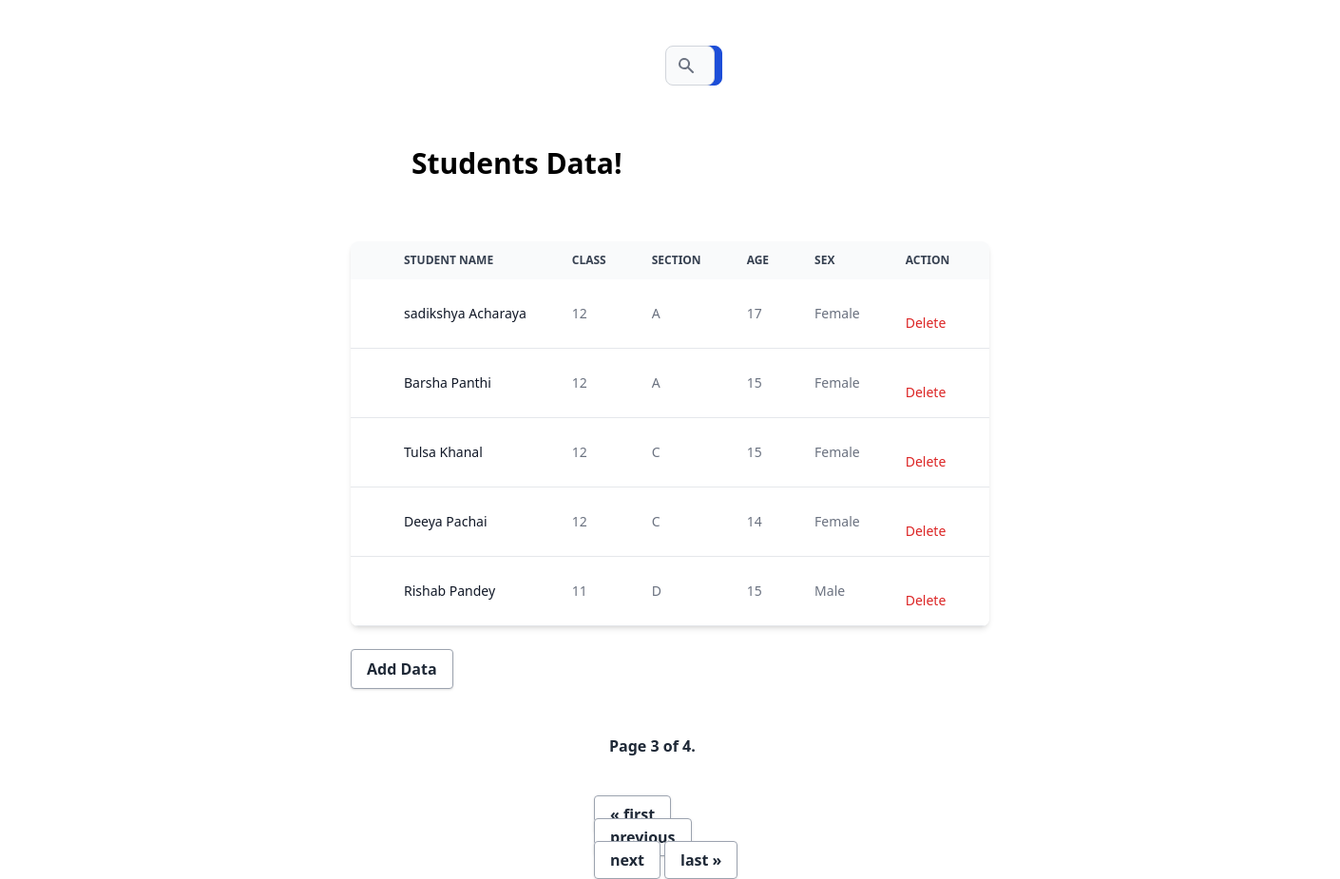
/?page=3, run on the app's committed database.
### myapp/models.py (models this page shows)
class Student(models.Model):
    Student_ID = models.AutoField(primary_key=True)
    Student_Name = models.CharField(max_length=100)
    Student_Class = models.IntegerField(choices=STUDENT_CLASS_CHOICE)
    Student_Age = models.IntegerField()
    Student_Section = models.CharField(max_length=20,choices=STUDENT_SECTION_CHOICE)
    Student_Sex = models.CharField(max_length=20,choices=STUDENT_SEX_CHOICE)

### myapp/views.py (the view)
# urls.py: path('',views.index, name='index'),
def index(request):
    students = Student.objects.all()
    paginator = Paginator(students, 5)
    page_number = request.GET.get('page')
    page_obj = paginator.get_page(page_number)
    return render(request, 'index.html', {'page_obj': page_obj})

### templates/index.html (shortened to what this page needs)
<!DOCTYPE html>
<html lang="en">
<head>
    <script src="https://cdn.tailwindcss.com"></script>
</head>
<body>
    <br><br>
    <form style="padding-left: 700px;padding-right:700px" class="flex items-center" action="{% url 'search' %}">
        <div class="relative w-full">
            <div class="flex absolute inset-y-0 left-0 items-center pl-3 pointer-events-none">
            </div>
            <input type="text" id="query"
                class="bg-gray-50 border border-gray-300 text-gray-900 text-sm rounded-lg focus:ring-blue-500 focus:border-blue-500 block w-full pl-10 p-2.5  dark:bg-gray-700 dark:border-gray-600 dark:placeholder-gray-400 dark:text-white dark:focus:ring-blue-500 dark:focus:border-blue-500"
                placeholder="Search" name="query">
        </div>
        <button type="submit"
            class="p-2.5 ml-2 text-sm font-medium text-white bg-blue-700 rounded-lg border border-blue-700 hover:bg-blue-800 focus:ring-4 focus:outline-none focus:ring-blue-300 dark:bg-blue-600 dark:hover:bg-blue-700 dark:focus:ring-blue-800"></button>
    </form>
    <div class="max-w-2xl mx-auto">
        <p class="font-bold text-3xl m-16 relative w-max one">
            <span>Students Data!</span>
        </p>
        <div class="w-full relative overflow-x-auto shadow-md sm:rounded-lg">
            <table class="w-full text-sm text-left text-gray-500 dark:text-gray-400">
                <thead class="text-xs text-gray-700 uppercase bg-gray-50 dark:bg-gray-700 dark:text-gray-400">
                    <tr>
                        <th scope="col" class="p-4">
                        </th>
                        <th scope="col" class="px-6 py-3">
                            Student Name
                        </th>
                        <th scope="col" class="px-6 py-3">
                            Class
                        </th>
                        <th scope="col" class="px-6 py-3">
                            Section
                        </th>
                        <th scope="col" class="px-6 py-3">
                            Age
                        </th>
                        <th scope="col" class="px-6 py-3">
                            Sex
                        </th>
                        <th scope="col" class="px-6 py-3">
                            Action
                        </th>
                    </tr>
                </thead>
                {% for std in page_obj %}
                <tbody>
                    <tr class="bg-white border-b dark:bg-gray-800 dark:border-gray-700 ">
                        <td class="w-4 p-4">
                        </td>
                        <th scope="row" class="px-6 py-4 font-medium text-gray-900 dark:text-white whitespace-nowrap">
                            {{std.Student_Name}}
                        </th>
                        <td class="px-6 py-4">
                            {{std.Student_Class}}
                        </td>
                        <td class="px-6 py-4">
                            {{std.Student_Section}}
                        </td>
                        <td class="px-6 py-4">
                            {{std.Student_Age}}
                        </td>
                        <td class="px-6 py-4">
                            {{std.Student_Sex}}
                        </td>
                        <td class="px-6 py-4">
                            <a class="text-white" href="edit/{{ std.Student_ID }}">Edit &nbsp</a>
                            <a class="text-red-600/100" href="deletestudent/{{ std.Student_ID }}">Delete</a>
                        </td>
                    </tr>
                </tbody>
                {% endfor %}
            </table>
        </div>
        <br>
        <button
            class="bg-white hover:bg-gray-100 text-gray-800 font-semibold py-2 px-4 border border-gray-400 rounded shadow">
            <a href="{% url 'adddata' %}">
                Add Data
            </a>
        </button>
    </div>
    <br><br>
    <div style="margin-left: 625px; margin-right: 625px;" class="pagination">
        <span class="step-links">
            <span class="bg-white text-gray-800 font-semibold py-2 px-4">
                Page {{ page_obj.number }} of {{ page_obj.paginator.num_pages }}.
            </span><br><br><br>
            {% if page_obj.has_previous %}
            <a class="bg-white hover:bg-gray-100 text-gray-800 font-semibold py-2 px-4 border border-gray-400 rounded shadow"
                href="?page=1">&laquo; first</a>
            <a class="bg-white hover:bg-gray-100 text-gray-800 font-semibold py-2 px-4 border border-gray-400 rounded shadow"
                href="?page={{ page_obj.previous_page_number }}">previous</a>
            {% endif %}
            {% if page_obj.has_next %}
            <a class="bg-white hover:bg-gray-100 text-gray-800 font-semibold py-2 px-4 border border-gray-400 rounded shadow"
                href="?page={{ page_obj.next_page_number }}">next</a>
            <a class="bg-white hover:bg-gray-100 text-gray-800 font-semibold py-2 px-4 border border-gray-400 rounded shadow"
                href="?page={{ page_obj.paginator.num_pages }}">last &raquo;</a>
            {% endif %}
        </span>
    </div>
</body>
</html>

### data on the page
Student: Student_Name "sadikshya Acharaya", Student_Class "12", Student_Section "A", Student_Age "17", Student_Sex "Female"
Student: Student_Name "Barsha Panthi", Student_Class "12", Student_Section "A", Student_Age "15", Student_Sex "Female"
Student: Student_Name "Tulsa Khanal", Student_Class "12", Student_Section "C", Student_Age "15", Student_Sex "Female"
Student: Student_Name "Deeya Pachai", Student_Class "12", Student_Section "C", Student_Age "14", Student_Sex "Female"
Student: Student_Name "Rishab Pandey", Student_Class "11", Student_Section "D", Student_Age "15", Student_Sex "Male"

### other printed values
{{ page_obj.number }} "3"
{{ page_obj.paginator.num_pages }} "4"
